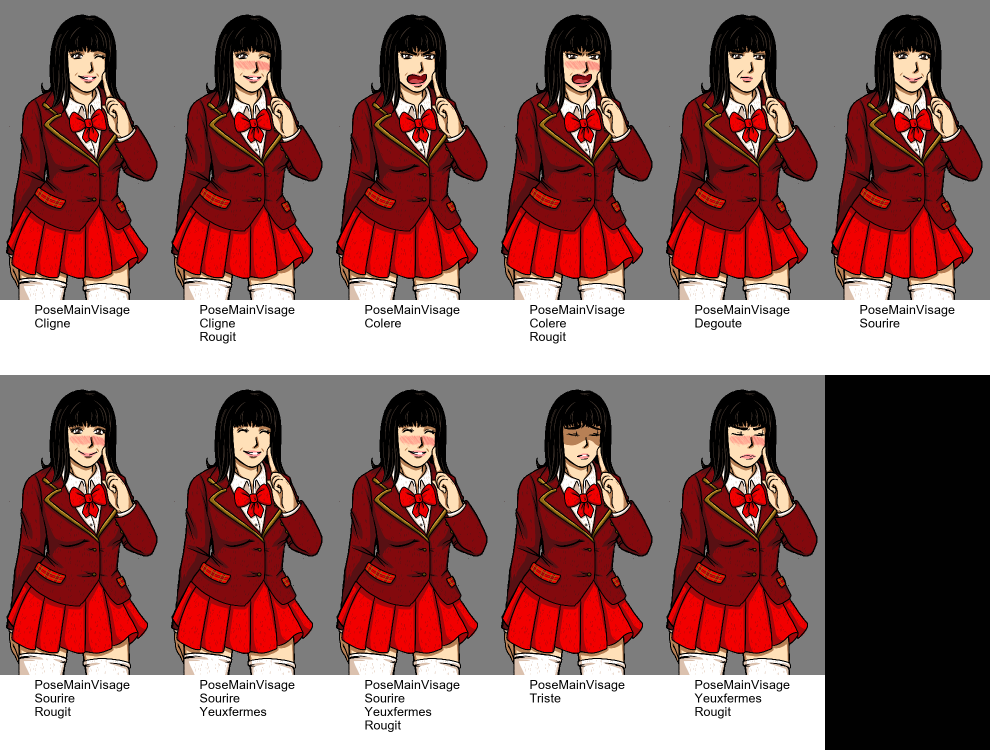
#> input picture Arts/Caro.png, 1980 x 1500 px (shown at 1/2 size)
$ python -i convert_din_to_ren.py   (imports and definitions only)   (older library calls are emulated)
#> lines starting #> are read from the running program, lines starting #| are printed output that depends on the picture
import os
import sys
import glob
import numpy as np
import re
import cv2
import math
from PIL import ImageFont, ImageDraw, Image, ImageFilter
from multiprocessing import Process, Pool, Manager

# Number of threads to use
NUM_THREADS = 12

THUMB_HEIGHT = 600
THUMB_TEXT_AREA = 150
THUMB_NUM_COL = 6

MAIN_HEIGHT = 1080

SIDE_H = 700
SIDE_W = 500

dir_path = os.path.dirname(os.path.realpath(__file__))

DIN_FOLDER_USUAL = os.path.join(dir_path, "Arts")

OUT_FOLDER_GAME = os.path.join(dir_path, "Bienvenue A La Cosy Academie", "game")
OUT_FOLDER_IMG = os.path.join(OUT_FOLDER_GAME, "images")

# [151 lines left out: functions drop_shadow, build_montages, find_first_row_colored, process_pansepignoles, not called in this run]

def process_din_art(imgs):
	perso = None
	thumbs = []
	max_width_tb = -1
	img_definitions = []
	img_side_definitions = []
	for img in imgs:
		file_name = os.path.basename(img)
		#print(file_name)
		perso, mainPose, pose = file_name.split(".")[0].split("_")
		if mainPose.lower() == "posestandard":
			mainPose = "Standard"
		numpose, pose = pose.replace("BadBoy", "Badboy").replace("YeuxFermes", "Yeuxfermes").split("-")
		poses_keys = re.findall('[A-Z][^A-Z]*', pose)


		img_obj = cv2.imread(filename = img, flags = cv2.IMREAD_UNCHANGED )
		height, width = img_obj.shape[:2]

		# create folder
		out_folder = os.path.join(OUT_FOLDER_IMG, perso)
		if not os.path.exists(out_folder):
			os.makedirs(out_folder)

		# resize for main
		ratio_main =  height / MAIN_HEIGHT
		new_main_width = math.ceil(width / ratio_main)
		main_resized = cv2.resize(img_obj, (new_main_width, MAIN_HEIGHT), interpolation = cv2.INTER_CUBIC)
		out_file = os.path.join(out_folder, "main_%s_%s_%s.png" % (mainPose, numpose, "_".join(poses_keys)))
		out_file_def = perso + "/"+ "main_%s_%s_%s.png" % (mainPose, numpose, "_".join(poses_keys))
		cv2.imwrite(out_file , main_resized)

		from_X = math.floor((width / 2) - (SIDE_W / 2))
		from_Y = find_first_row_colored(img_obj)

		cropped_side = img_obj[from_Y:from_Y+SIDE_H, from_X:from_X+SIDE_W]
		out_file_side = os.path.join(out_folder, "side_%s_%s_%s.png" % (mainPose, numpose, "_".join(poses_keys)))
		out_file_side_def = perso + "/"+ "side_%s_%s_%s.png" % (mainPose, numpose, "_".join(poses_keys))

		cropped_side = cv2.resize(cropped_side, None, fx=0.5, fy=0.5, interpolation = cv2.INTER_CUBIC)

		cv2_im_rgb = cv2.cvtColor(cropped_side, cv2.COLOR_BGRA2RGBA)
		pil_im = Image.fromarray(cv2_im_rgb)
		flip = False
		if "von" in perso.lower():
			flip = True

		pil_im = drop_shadow(pil_im, 10, 10, 15, shadow_blur=50, shadow_color = 0, flip = flip)

		cropped_side = cv2.cvtColor(np.array(pil_im), cv2.COLOR_RGBA2BGRA)

		cv2.imwrite(out_file_side , cropped_side)

		#write image definition line
		img_def = "image %s %s %s = ConditionSwitch(\"persistent.ultra_quality\", \"%s\", \"True\", \"%s_low.png\")\n" % (perso, mainPose, " ".join(poses_keys), out_file_def, perso)


		img_side_def = "image side %s %s %s =Image(\"%s\")\n" % (perso, mainPose, " ".join(poses_keys), out_file_side_def)

		cmd = "show %s %s %s\n" % (perso, mainPose, " ".join(poses_keys))

		out_def_file = os.path.join(OUT_FOLDER_GAME, "images_%s_generated.rpy" % perso)

		with open(out_def_file, 'a') as def_file:
			def_file.write(img_def)
			def_file.write(img_side_def)

		with open(os.path.join(DIN_FOLDER_USUAL, "commands.txt"), 'a') as cmd_file:
			cmd_file.write(cmd)

		# Thumbnail creation
		ratio =  height / THUMB_HEIGHT
		new_width = math.ceil(width / ratio)
		if new_width > max_width_tb:
			max_width_tb = new_width
		thumb = cv2.resize(img_obj, (new_width, THUMB_HEIGHT), interpolation = cv2.INTER_CUBIC)

		trans_mask = thumb[:,:,3] == 0
		thumb[trans_mask] = [125, 125, 125, 255]

		thumb = cv2.copyMakeBorder(thumb, 0, THUMB_TEXT_AREA, 0, 0, borderType=cv2.BORDER_CONSTANT, value=(255,255,255,255))
		text = mainPose + "\n" + "\n".join(poses_keys)
		cv2_im_rgb = cv2.cvtColor(thumb, cv2.COLOR_BGRA2RGBA)
		pil_im = Image.fromarray(cv2_im_rgb)
		draw = ImageDraw.Draw(pil_im)
		font = ImageFont.truetype(r"c:\Windows\Fonts\Arial.TTF", 25)
		w, h = draw.textsize(text, font=font)
		draw.text((( (thumb.shape[1] - w) / 2 ), THUMB_HEIGHT + 5), text, font=font, fill=(0,0,0,255))
		thumb = cv2.cvtColor(np.array(pil_im), cv2.COLOR_RGBA2BGRA)

		thumbs.append(thumb)


	numRows = math.ceil(len(thumbs) / THUMB_NUM_COL)


	montage = build_montages(thumbs, (THUMB_NUM_COL, numRows))
	cv2.imwrite(r"d:\workspace\cosyacademie\Arts\%s.png" % perso , montage)


# [22 lines not run here, left out]
			#process_din_art(perso_img)

	#process_din_art(din_arts_chuen)

>>> import cv2
>>> picture = cv2.imread('Arts/Caro.png', cv2.IMREAD_GRAYSCALE)
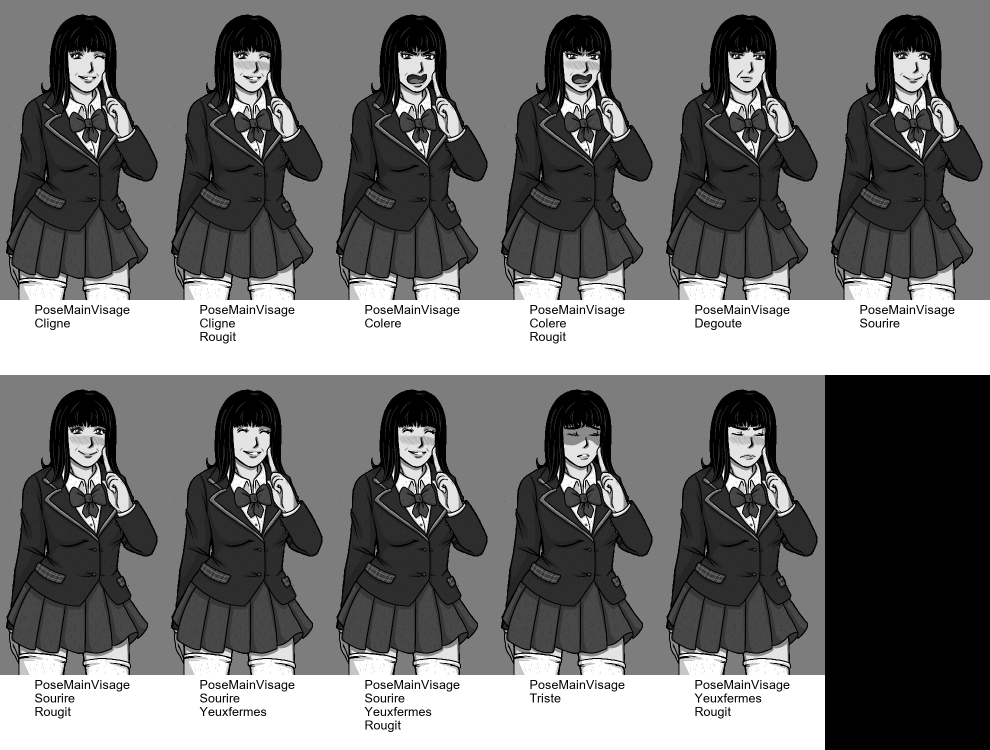
#> picture: shape (1500, 1980) (shown at 1/2 size); min 0, max 255, mean 113.1
#> (the run stopped early here; a loop or call above may not have finished)

$ run again, on Arts/Foulk.png
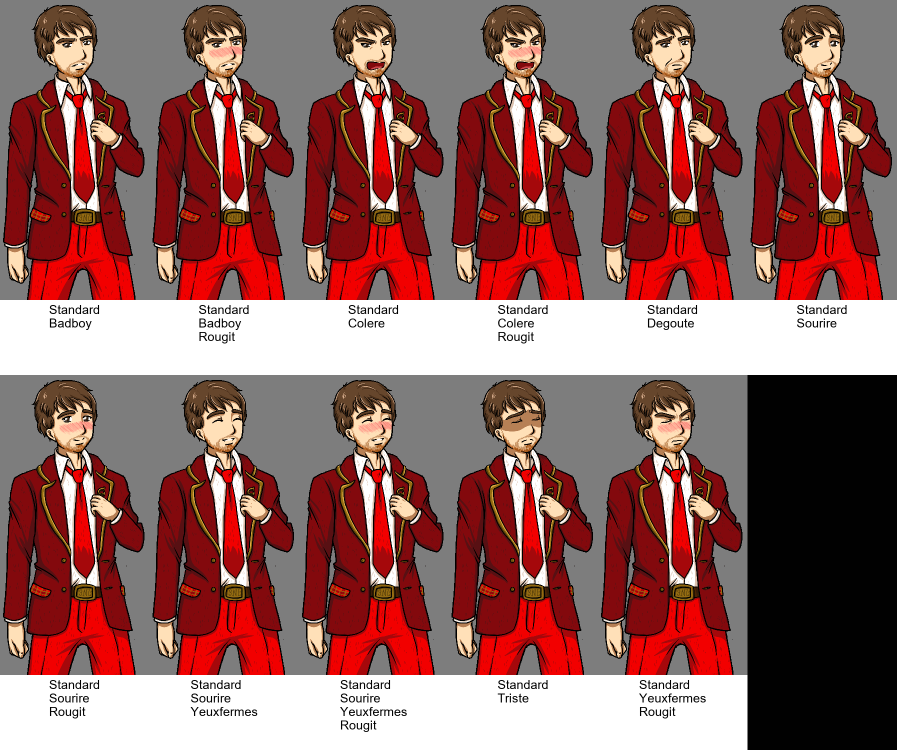
#> input picture Arts/Foulk.png, 1794 x 1500 px (shown at 1/2 size)
#> `picture = cv2.imread('Arts/Caro.png', cv2.IMREAD_GRAYSCALE)`:
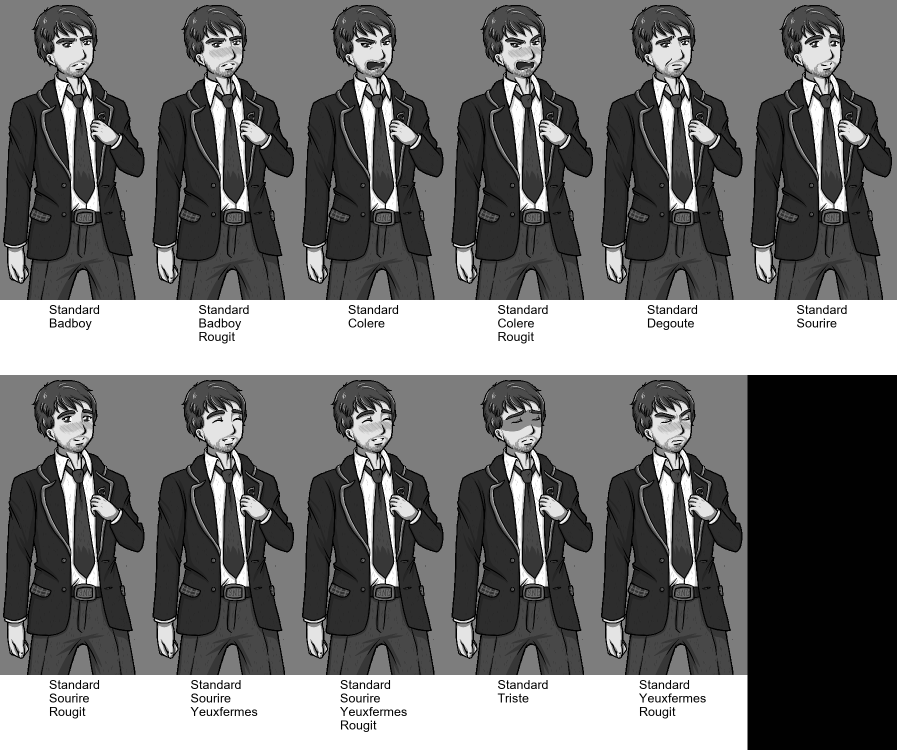
#> picture: shape (1500, 1794) (shown at 1/2 size); min 0, max 255, mean 112.8

$ run again, on Arts/Mathilde.png
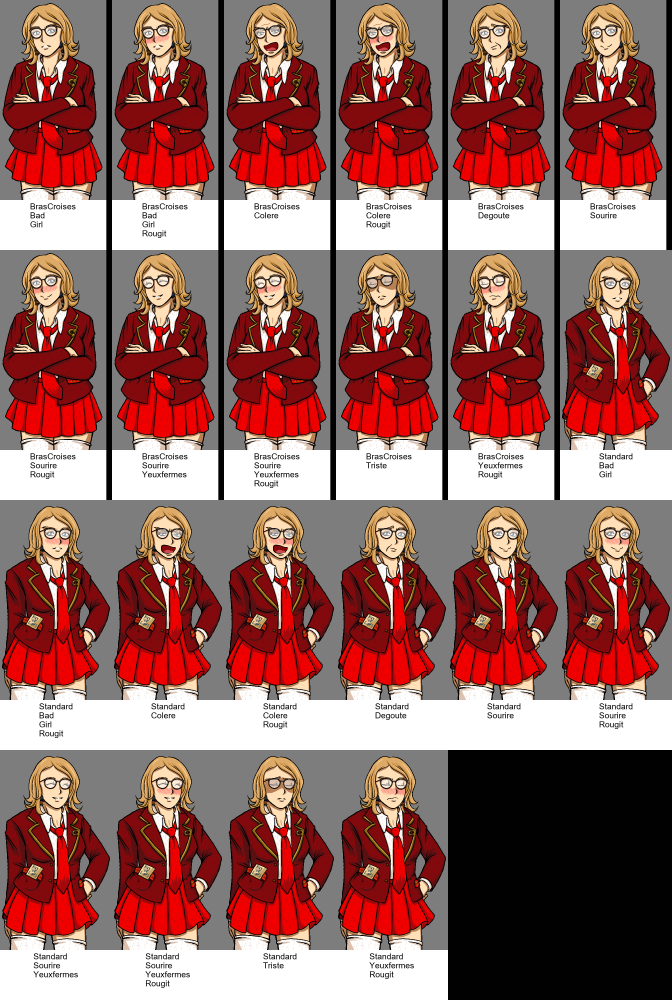
#> input picture Arts/Mathilde.png, 2016 x 3000 px (shown at 1/3 size)
#> `picture = cv2.imread('Arts/Caro.png', cv2.IMREAD_GRAYSCALE)`:
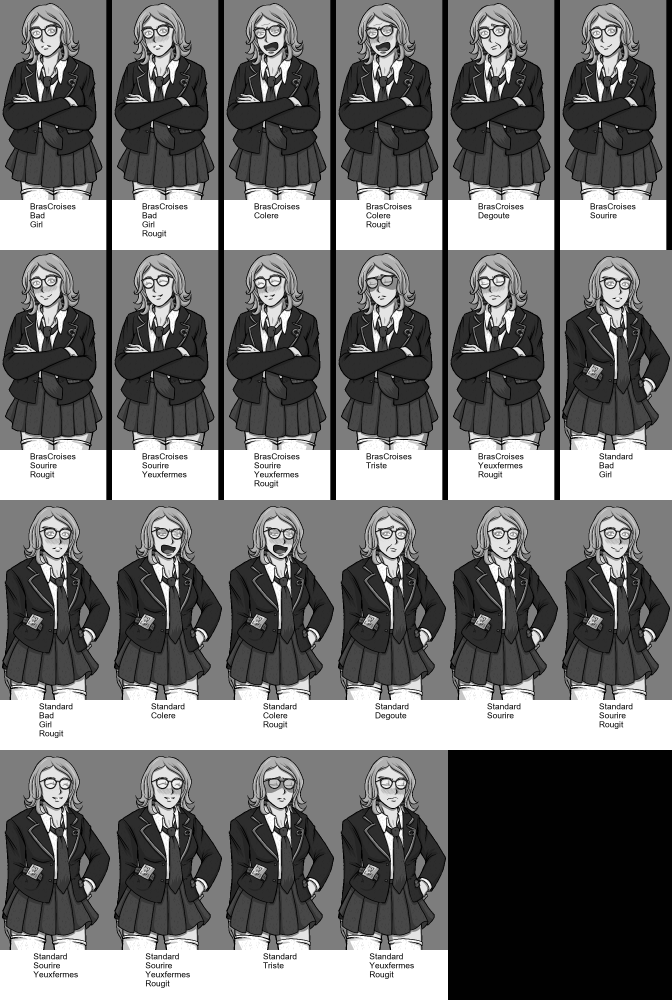
#> picture: shape (3000, 2016) (shown at 1/3 size); min 0, max 255, mean 115

$ run again, on Arts/Medoc.png
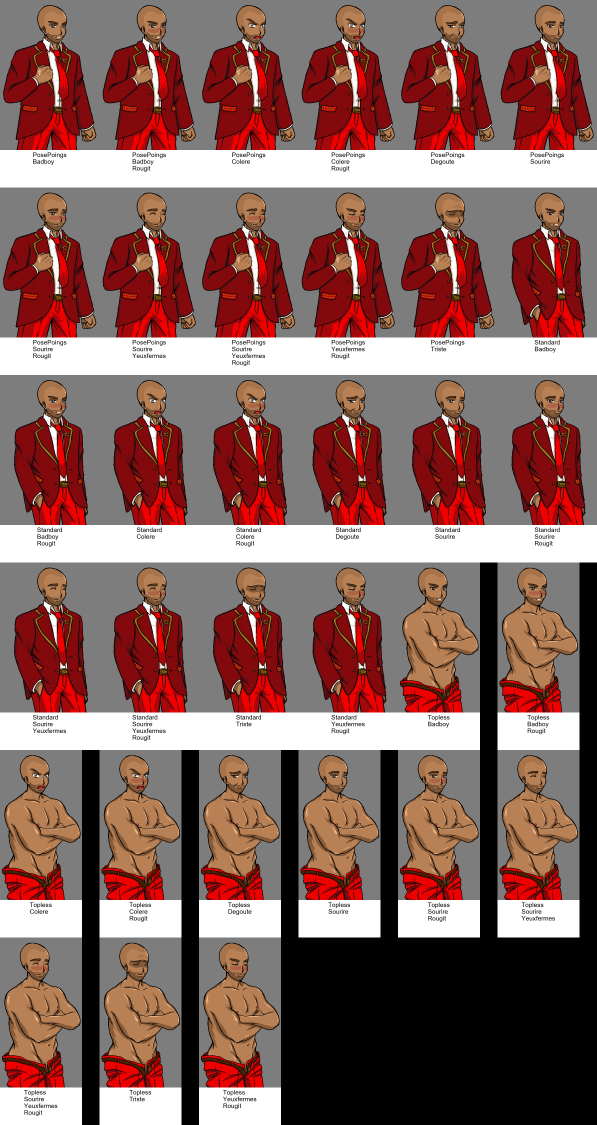
#> input picture Arts/Medoc.png, 2388 x 4500 px (shown at 1/4 size)
#> `picture = cv2.imread('Arts/Caro.png', cv2.IMREAD_GRAYSCALE)`:
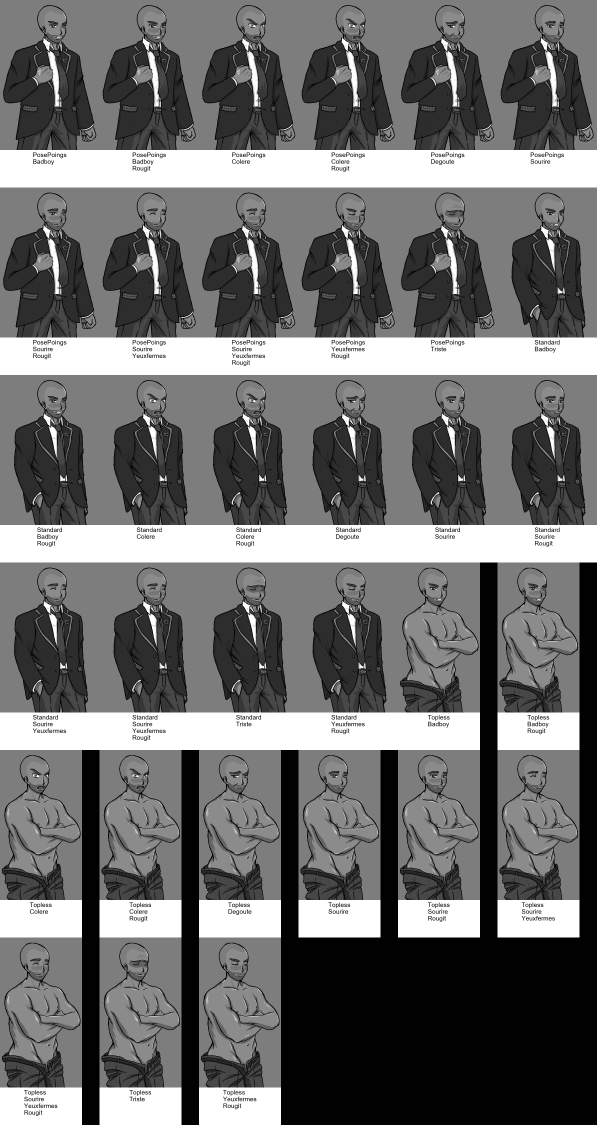
#> picture: shape (4500, 2388) (shown at 1/4 size); min 0, max 255, mean 110.5
